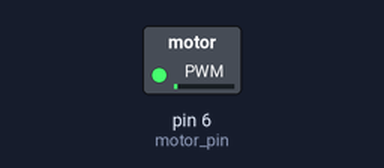
A sketch run on a simulated Arduino Uno, built with avr-gcc and run on an emulated ATmega328P. Shown: switched loads named in the sketch (green lamp = pin HIGH).

Above: at 0.05 s.
At 0.65 s:
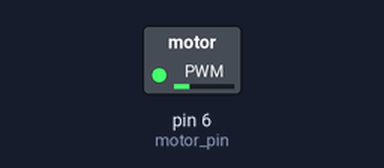
At 1.3 s:
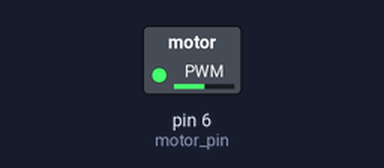
At 2.55 s:
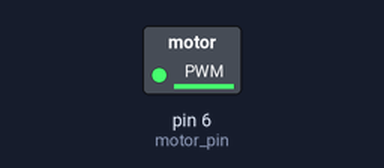
Timing chart, 0 to 5.9 s (numbered marks = the images above):
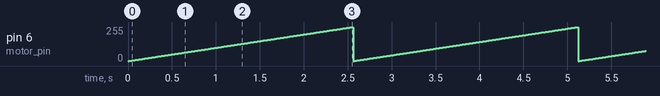

Measured:
- by itself, pin 6 (motor_pin): ramps from 0/255 to 255/255 and jumps back, once every 2.6 s

The sketch:

dc_motor_speed_control.ino
```cpp
// this is a code for controlling speed of a dc motor.
// Gradually increasing and decreasng speed of motor.
// link to simulator
// https://www.tinkercad.com/things/dv3Zdup89EF-speedcontroldcmotor

const int motor_pin = 6;

void setup() {
  pinMode(motor_pin, OUTPUT);
}

void loop() {

  // Slowly increase motor speed
  for ( int i = 0; i < 256; i++ ) {
    analogWrite(motor_pin, i);
    delay(10);
  }

  // Slowly decrease motor speed
  for ( int i = 255; i <= 0; i-- ) {
    analogWrite(motor_pin, i);
    delay(10);
  }
}
```
